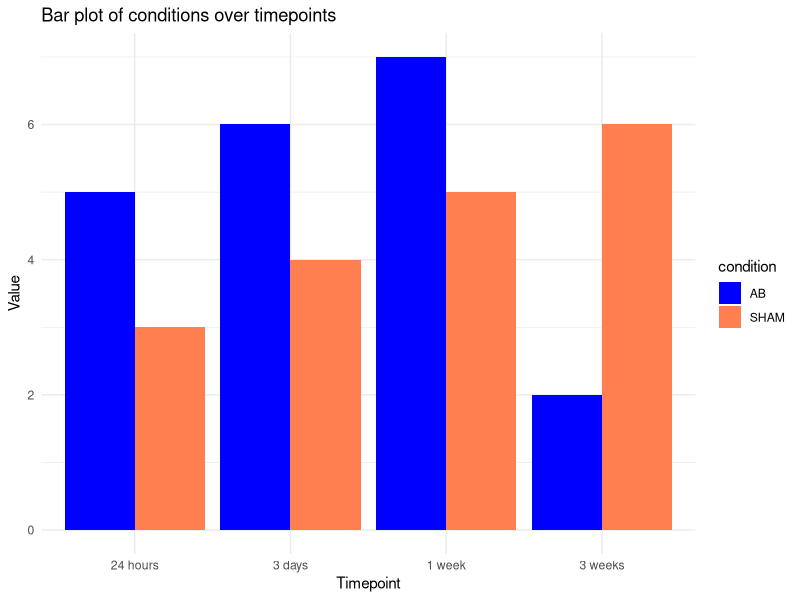

This figure's R source:
## Create a grouped barplot from a data frame
# Silje Wilhelmsen


library(ggplot2)

# Create data - How to import the real data??? 
data <- data.frame(
  timepoint = rep(c("24 hours", "3 days", "1 week", "3 weeks"), each = 2), 
  condition = rep(c("AB", "SHAM"), times = 4), 
  value = c(5, 3, 6, 4, 7, 5, 2, 6)
)

data$timepoint <- factor(data$timepoint, 
                         levels = c("24 hours", "3 days", "1 week", "3 weeks"))

ggplot(data, aes(x = timepoint, y = value, fill = condition)) +
  geom_bar(stat = "identity", position = position_dodge()) +
  labs(title = "Bar plot of conditions over timepoints", 
       x = "Timepoint",
       y = "Value") + 
  theme_minimal() +
  scale_fill_manual(values = c("AB" = "blue", "SHAM" = "coral"))